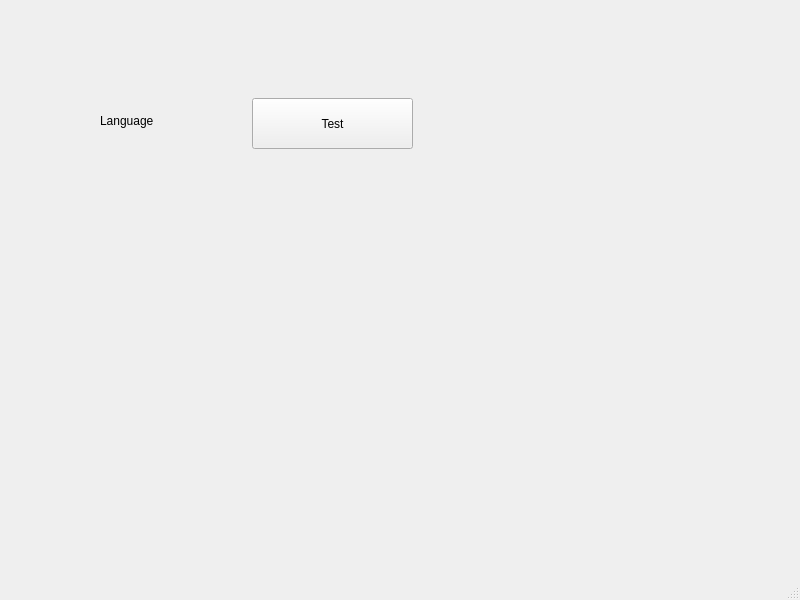
<?xml version="1.0" encoding="UTF-8"?>
<ui version="4.0">
 <class>MainWindow</class>
 <widget class="QMainWindow" name="MainWindow">
  <property name="geometry">
   <rect>
    <x>0</x>
    <y>0</y>
    <width>800</width>
    <height>600</height>
   </rect>
  </property>
  <property name="windowTitle">
   <string>MainWindow</string>
  </property>
  <widget class="QWidget" name="centralwidget">
   <widget class="QPushButton" name="pushButton">
    <property name="geometry">
     <rect>
      <x>252</x>
      <y>98</y>
      <width>161</width>
      <height>51</height>
     </rect>
    </property>
    <property name="text">
     <string>Test</string>
    </property>
   </widget>
   <widget class="QLabel" name="label">
    <property name="geometry">
     <rect>
      <x>100</x>
      <y>100</y>
      <width>131</width>
      <height>41</height>
     </rect>
    </property>
    <property name="text">
     <string>Language</string>
    </property>
   </widget>
  </widget>
  <widget class="QMenuBar" name="menubar">
   <property name="geometry">
    <rect>
     <x>0</x>
     <y>0</y>
     <width>800</width>
     <height>22</height>
    </rect>
   </property>
  </widget>
  <widget class="QStatusBar" name="statusbar"/>
 </widget>
 <resources/>
 <connections/>
</ui>
